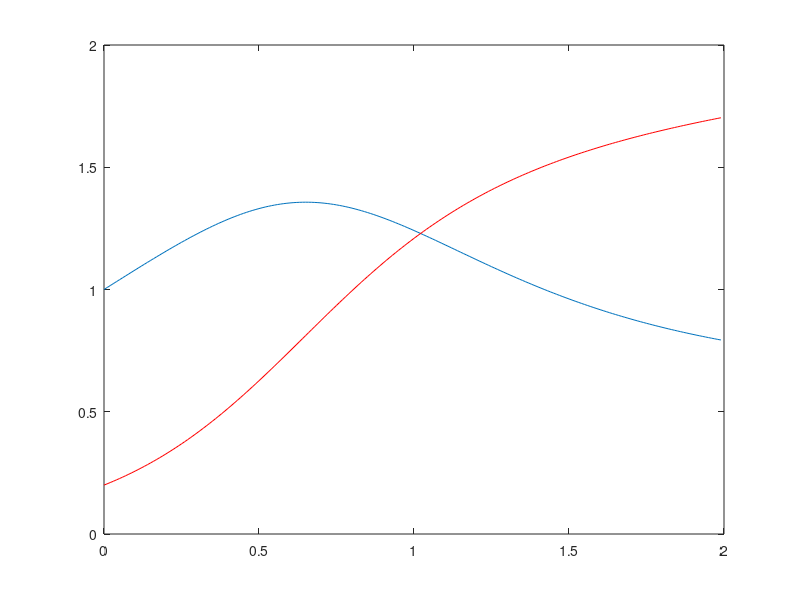

The MATLAB source for this figure:
%% system variables
a=1;
u=0
a_hat(1) = 0.2;
lamda = 1;
gamma = 2;
%% iteration variables

T = 0.01 
iteration_number = 200 
x(1)=1
 V = 1

for i=2:1:iteration_number
    %% system iteration 
    u = -a_hat(i-1)*x(i-1)^2 -lamda*x(i-1)  +1
    x(i) = x(i-1) + T*(a*x(i-1)^2 + u) 
    
    a_hat(i) = a_hat(i-1) +T*(x(i)^3/gamma)
    
    
end
t=0:T:T*(iteration_number-1)
plot(t,x)
hold on 
plot(t,a_hat,'r')